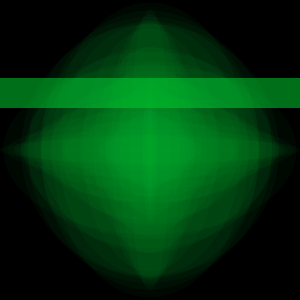
Frame 1 (no input)
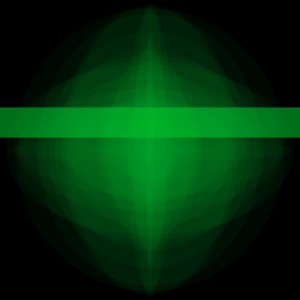
Frame 60 (the mouse pressed at the canvas centre just before this capture)
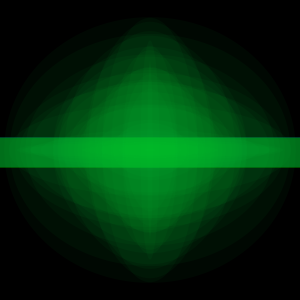
Frame 120 (the mouse held since frame 60 and released just before this capture)

The Processing sketch that drew these frames (run headless with seeded random() and noise(); from frame 60 on, the mouse is pressed at the canvas centre):

// Processing sketch: processing_39783
// ── processing_39783.pde

int var = 40; // 40 variables
 
// Setting variables for the array
float[] x = new float[var]; // Sets the X-coordinate
float[] y = new float[var]; // Sets the Y-coordinate
float[] speed = new float[var]; // Sets the speed
float[] drop = new float [var]; 
void setup() {
  size(300, 300);
  background(0);
  noStroke();
  
  smooth();
  
  
 

 
  // Seeding the array
  for (int i=0; i < var;i++) {
    x[i] = random(width);
    y[i] = random (height);
    speed[i] = .5;
  for (int j = 0; j < x.length; j++) {
    x[j] = random(height);
  }
  }
    }
 
void draw() {
  background(0);
  
  //test
  fill(0,200,40,5);
  for (int j = 0; j<x.length;j++) {
    rect(0,y[0], 300, 30); //placement, size and direction of movement for bar
    x[j] = x[j]+1;
    if (x[j] > height) x[j] = 0;
  }

 
  for (int i=0; i < var; i++) {
    
    fill(0,200,40,10); 
    ellipse(150, 150, x[i], y[i]);

    
    x[i] = x[i] + speed[i];
    if (x[i] > width) {
      x[i] = 0;
    }
    y[i] = y[i] + speed[i];
    if (y[i] > height) {
      y[i] = 0;
    }
  }
}
